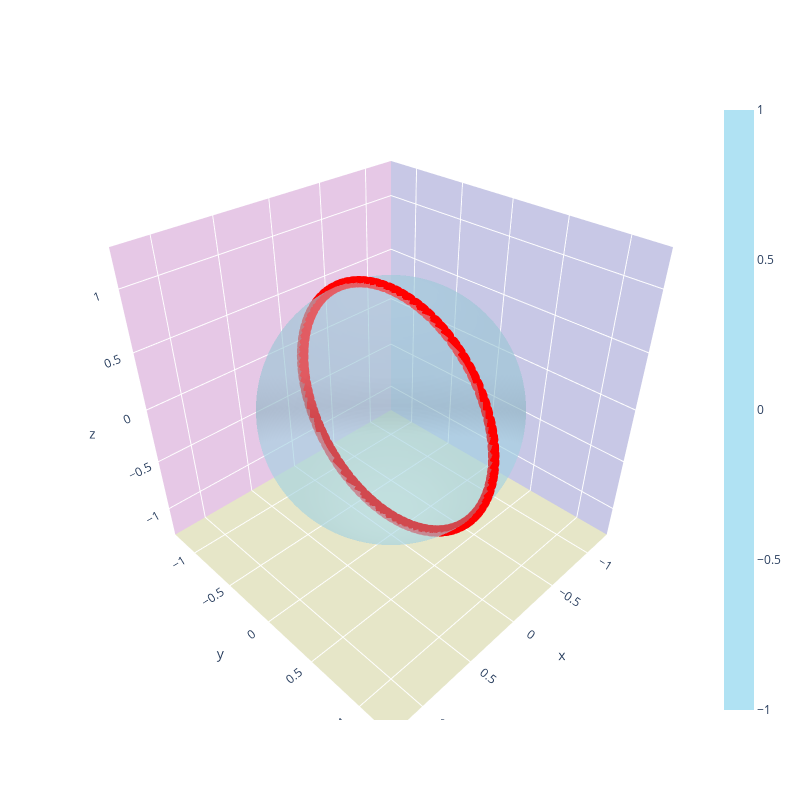

This figure's notebook cell:
### Code cell
u = np.linspace(0, 2 * np.pi, 100)
v = np.linspace(0, np.pi, 100)

x = np.outer(np.cos(u), np.sin(v))
y = np.outer(np.sin(u), np.sin(v))
z = np.outer(np.ones(np.size(u)), np.cos(v))

fig = go.Figure(data=[go.Surface(x=x, y=y, z=z,
                                 opacity=0.4,
                                 colorscale=[[0, 'rgb(176, 226, 243)'], [
                                     1, 'rgb(176, 226, 243)']],
                                 colorbar=dict(
                                 ),
                                 )])


fig.add_trace(
    go.Scatter3d(
        x=ndCoo[:, 0],
        y=ndCoo[:, 1],
        z=ndCoo[:, 2],
        mode='markers',
        marker=dict(color='red', size=4,)
    )
)


fig.update_layout(
    scene=dict(
        xaxis=dict(
            range=[-1.3, 1.3],
            dtick=0.5,
            showbackground=True,
            backgroundcolor="rgb(200, 200, 230)",
        ),
        yaxis=dict(
            range=[-1.3, 1.3],
            dtick=0.5,
            showbackground=True,
            backgroundcolor="rgb(230, 200, 230)",
        ),
        zaxis=dict(
            range=[-1.3, 1.3],
            dtick=0.5,
            showbackground=True,
            backgroundcolor="rgb(230, 230, 200)",
        ),
    ),
    scene_aspectmode='cube',
    width=800,
    height=800,
)

fig.show()

### Figure 1 — Plotly figure (JSON) as saved in the notebook; plotly's stock layout.template omitted (floating-point values rounded to 4 significant figures; data arrays with more than 128 entries replaced by an {"elided": "..."} marker saying what was removed)
{"data": [{"colorscale": [[0, "rgb(176, 226, 243)"], [1, "rgb(176, 226, 243)"]], "opacity": 0.4, "type": "surface", "x": {"elided": "100x100 float values"}, "y": {"elided": "100x100 float values"}, "z": {"elided": "100x100 float values"}}, {"marker": {"color": "red", "size": 4}, "mode": "markers", "type": "scatter3d", "x": {"elided": "300 float values"}, "y": {"elided": "300 float values"}, "z": {"elided": "300 float values"}}], "layout": {"height": 800, "scene": {"aspectmode": "cube", "xaxis": {"backgroundcolor": "rgb(200, 200, 230)", "dtick": 0.5, "range": [-1.3, 1.3], "showbackground": true}, "yaxis": {"backgroundcolor": "rgb(230, 200, 230)", "dtick": 0.5, "range": [-1.3, 1.3], "showbackground": true}, "zaxis": {"backgroundcolor": "rgb(230, 230, 200)", "dtick": 0.5, "range": [-1.3, 1.3], "showbackground": true}}, "width": 800}}
